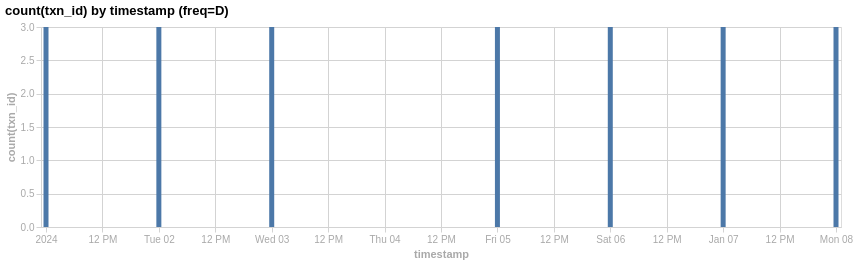

Write notebook code for a chart like this one.
### Code cell
eda.plot_aggy(df_ts, "timestamp", "txn_id", agg="count", freq="D")

### Figure 1 — Vega-Lite specification as saved in the notebook (floating-point values rounded to 4 significant figures)
{"config": {"axis": {"grid": true, "gridColor": "#d3d3d3", "tickColor": "#d3d3d3", "domainColor": "#d3d3d3", "labelColor": "#a9a9a9", "titleColor": "#a9a9a9"}, "legend": {"orient": "top", "titleAnchor": "start", "columns": 0, "titleColor": "#a9a9a9", "labelColor": "#a9a9a9"}, "title": {"align": "left", "anchor": "start"}}, "data": {"name": "data-eb46f9766eb881021a2e8336462ca931"}, "mark": {"type": "bar"}, "encoding": {"tooltip": [{"field": "timestamp", "type": "temporal"}, {"field": "agg_value", "type": "quantitative"}], "x": {"field": "timestamp", "title": "timestamp", "type": "temporal"}, "y": {"field": "agg_value", "title": "count(txn_id)", "type": "quantitative"}}, "height": 200, "params": [{"name": "param_1e9efca18e7a2868", "select": {"type": "interval", "encodings": ["x", "y"]}, "bind": "scales"}], "title": "count(txn_id) by timestamp (freq=D)", "width": 800, "$schema": "https://vega.github.io/schema/vega-lite/v6.4.1.json", "datasets": {"data-eb46f9766eb881021a2e8336462ca931": [{"timestamp": "2024-01-01T00:00:00", "agg_value": 3}, {"timestamp": "2024-01-02T00:00:00", "agg_value": 3}, {"timestamp": "2024-01-03T00:00:00", "agg_value": 3}, {"timestamp": "2024-01-04T00:00:00", "agg_value": 0}, {"timestamp": "2024-01-05T00:00:00", "agg_value": 3}, {"timestamp": "2024-01-06T00:00:00", "agg_value": 3}, {"timestamp": "2024-01-07T00:00:00", "agg_value": 3}, {"timestamp": "2024-01-08T00:00:00", "agg_value": 3}]}}
